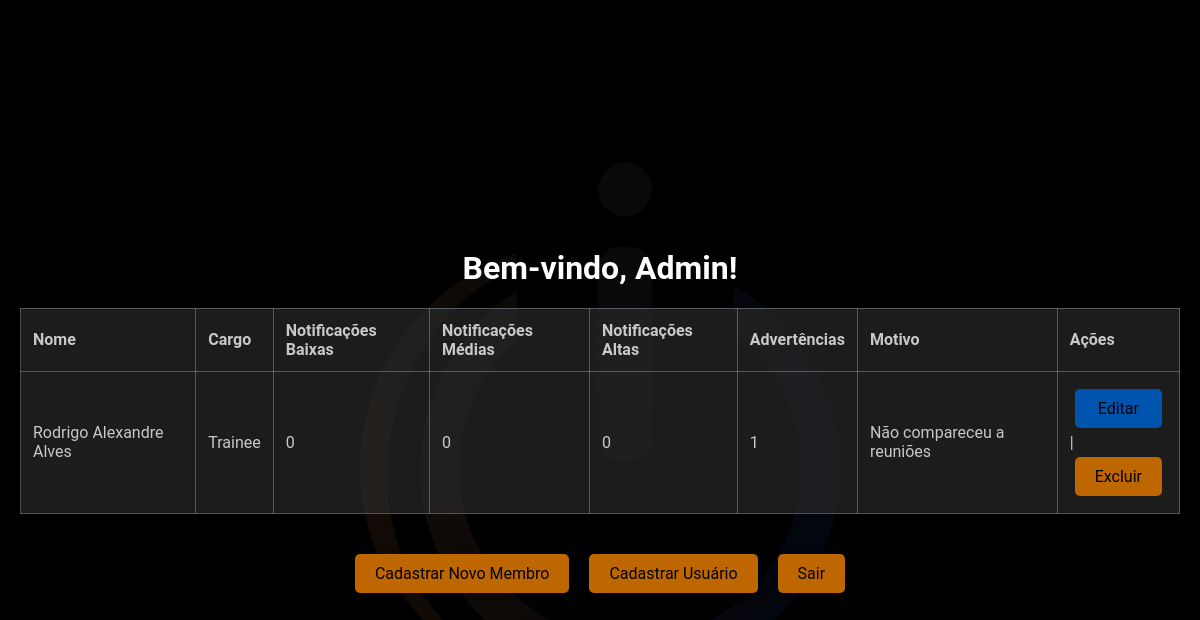
Before: /php/dashboard.php (signed in) with the older database file.
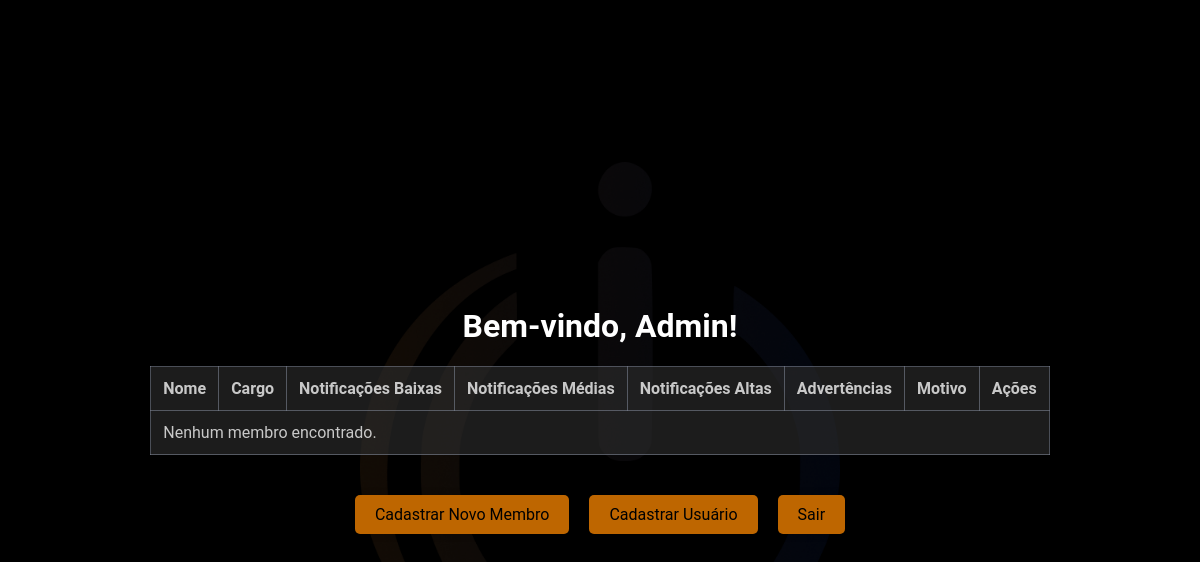
After: the same page with the newer database file.
### tables this page shows
CREATE TABLE `membros` (
  `id` int NOT NULL AUTO_INCREMENT,
  `nome_completo` varchar(255) DEFAULT NULL,
  `cargo` varchar(255) DEFAULT NULL,
  `notificacoes_baixas` int DEFAULT '0',
  `notificacoes_medias` int DEFAULT '0',
  `notificacoes_altas` int DEFAULT '0',
  `advertencias` int DEFAULT '0',
  `motivo` varchar(255) DEFAULT NULL,
  PRIMARY KEY (`id`)
);

### php/dashboard.php (the view, shortened to what this page needs)
<?php
require("db.php");
?>
<!DOCTYPE html>
<html lang="pt-br">
<head>
    <link rel="stylesheet" href="../css/dashboard.css">
</head>
<body>
<div class="dashboard-container">
    <h1>Bem-vindo, <?php echo $_SESSION['usuario']; ?>!</h1>
    <table>
        <thead>
            <tr>
                <th>Nome</th>
                <th>Cargo</th>
                <th>Notificações Baixas</th>
                <th>Notificações Médias</th>
                <th>Notificações Altas</th>
                <th>Advertências</th>
                <th>Motivo</th>
                <th>Ações</th>
            </tr>
        </thead>
        <tbody>
            <?php
            $query = "SELECT * FROM membros";
            $result = $pdo->query($query);
            if ($result->rowCount() > 0) {
                while ($row = $result->fetch(PDO::FETCH_ASSOC)) {
                    echo "<tr>";
                    echo "<td>" . htmlspecialchars($row['nome_completo']) . "</td>";
                    echo "<td>" . htmlspecialchars($row['cargo']) . "</td>";
                    echo "<td>" . htmlspecialchars($row['notificacoes_baixas']) . "</td>";
                    echo "<td>" . htmlspecialchars($row['notificacoes_medias']) . "</td>";
                    echo "<td>" . htmlspecialchars($row['notificacoes_altas']) . "</td>";
                    echo "<td>" . htmlspecialchars($row['advertencias']) . "</td>";
                    echo "<td>" . htmlspecialchars($row['motivo']) . "</td>";
                    echo "<td><a href='editar_membro.php?id=" . $row['id'] . "' class='btn-acoes'>Editar</a> |
                      <a href='excluir_membro.php?id=" . $row['id'] . "' class='btn-acoes excluir'>Excluir</a></td>";
                    echo "</tr>";
                }
            } else {
                echo '<tr><td colspan="8">Nenhum membro encontrado.</td></tr>';
            }
            ?>
        </tbody>
    </table>
    <div class="button-container">
        <a href="cadastrar_membro.php" class="btn-cadastrar">Cadastrar Novo Membro</a>
        <?php if ($_SESSION['is_admin']) : ?>
            <a href="cadastrar_usuario.php" class="btn-cadastrar">Cadastrar Usuário</a>
        <?php endif; ?>
        <a href="logout.php" id="btn-logout">Sair</a>
    </div>
</div>
</body>
</html>

### css/dashboard.css (style rules this page uses)
body { display: flex; justify-content: center; align-items: center; height: 100vh; margin: 0; font-family: 'Roboto', sans-serif; background-color: #000000; padding: 20px; background-image: url(../Icons/Logo-inicio.png); background-size: 40%; background-position: center; background-position: absolute; background-repeat: no-repeat; }
.button-container { margin: 0 auto; padding: 20px; max-width: 800px; display: flex; justify-content: center; gap: 20px; }
tbody { background-color: #2e2e2e9f; }
h1 { text-align: center; color: #ffffff; }
table { width: 100%; border-collapse: collapse; margin-top: 20px; }
table, th, td { border: 1px solid #7c839298; }
th, td { padding: 12px; text-align: left; color: #ffffffc2; }
th { background-color: #2e2e2e9f; }
a { display: block; text-align: center; margin-top: 20px; color: #dddddd; text-decoration: none; }
.btn-cadastrar { padding: 10px 20px; box-shadow: 0 0 10px rgba(0, 0, 0, 0.1); background-color: #be6600; color: rgb(0, 0, 0); text-decoration: none; border-radius: 5px; transition: background-color 0.3s; }
#btn-logout { padding: 10px 20px; box-shadow: 0 0 10px rgba(0, 0, 0, 0.1); background-color: #be6600; color: rgb(0, 0, 0); text-decoration: none; border-radius: 5px; transition: background-color 0.3s; }
.btn-acoes { padding: 10px 20px; background-color: #0054ad; color: rgb(0, 0, 0); text-decoration: none; border-radius: 5px; margin: 5px; }
.btn-acoes.excluir { background-color: #be6600; }

Changed rows visible on the page:
removed membros: nome_completo "Rodrigo Alexandre Alves", cargo "Trainee", notificacoes_baixas "0", notificacoes_medias "0", notificacoes_altas "0", advertencias "1", motivo "Não compareceu a reuniões"
Other visible differences:
text now shown: "Nenhum membro encontrado."
